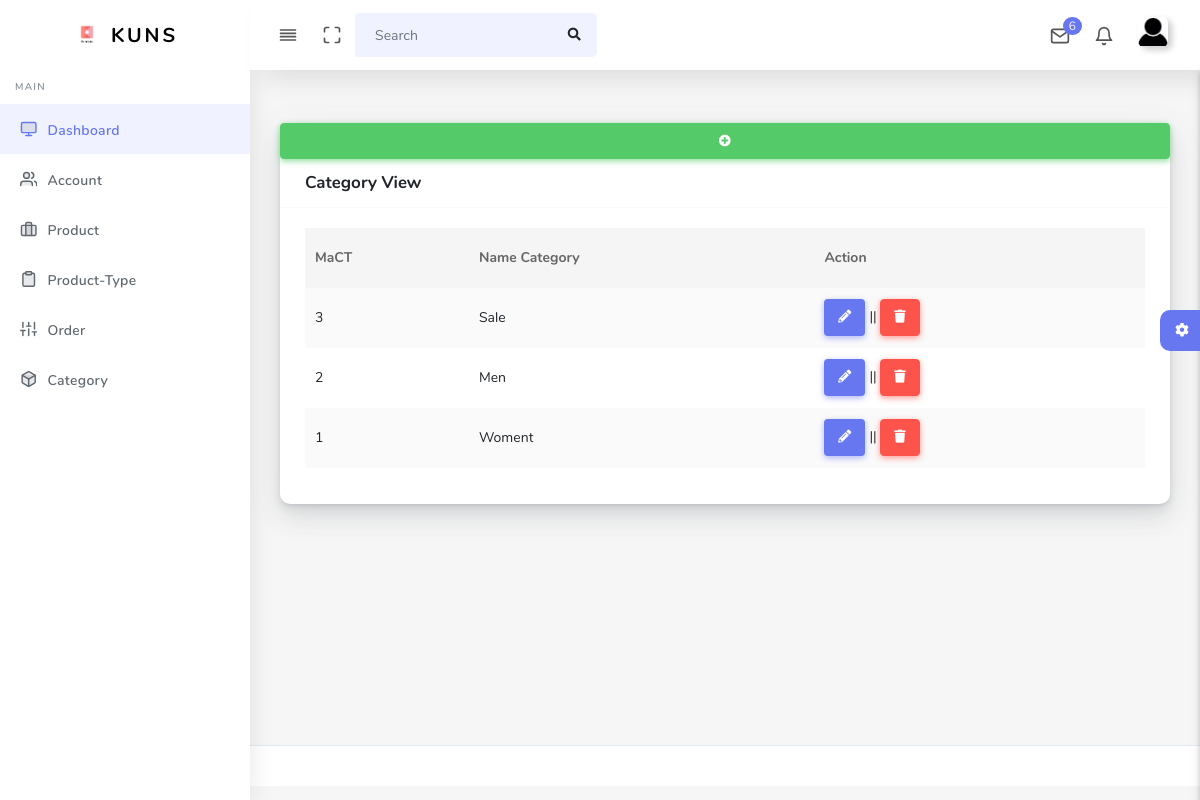
/Admin/index.php?act=view-cate (signed in), run on the app's committed database.
### tables this page shows
CREATE TABLE `danhmuc` (
  `MaDM` int(11) NOT NULL,
  `TenDM` varchar(255) DEFAULT NULL
);

### Admin/Control/category.php (called while the page is built, shortened)
<?php
require_once("Model/category_db.php");
class Category_CT
{
    var $category_md;
    public function __construct()
    {
        $this->category_md = new category();
    }
    public function list()
    {
        $data = $this->category_md->list_all_method();
        require_once("View/index.php");
    }
}

### Admin/Control/database.php (called while the page is built, shortened)
<?php
Class Database{
   public $host   = 'localhost';
   public $user   = 'root';
   public $pass   = '';
   public $dbname = 'WEB2';
   public $link;
private function connectDB(){
   $this->link = new mysqli($this->host, $this->user, $this->pass,$this->dbname);
 }
public function select($query){
  $result = $this->link->query($query) or
   die($this->link->error.__LINE__);
  if($result->num_rows > 0){
    return $result;
  } else {
    return false;
  }
 }
}

### Admin/Model/category_db.php (called while the page is built, shortened)
<?php
require_once("model.php");
class category extends Model
{
    function __construct()
    {
      $this->db = new Database();
    }
}

### Admin/Model/model.php (called while the page is built, shortened)
<?php  include './Control/database.php'; ?>
<?php
class Model
{
    var $table;
    var $method;
    function list_all_method()
    {
        $query = "select * from $this->table ORDER BY $this->method DESC ";
        require("result.php");
        return $data;
    }
}

### Admin/Model/result.php (called while the page is built)
<?php
$result = $this->db->select($query);
$data = array();
while ($row = $result->fetch_assoc()) {
    $data[] = $row;
}
?>

### Admin/View/category/view-cate.php (the view)
<div class="section-body">
    <div class="row">
      <div class="col-12">
        <div class="card">
          <a href="?act=view-cate&run=add" class="btn btn-icon btn-success"  title="Add Category" data-toggle="tooltip" ><i class="fas fa-plus-circle"></i></a>
          <div class="card-header">
            <h4>Category View</h4>
          </div>
          <div class="card-body">
            <div class="table-responsive">
              <table class="table table-striped table-hover" id="tableExport" style="width:100%;">
                <thead>
                  <tr>
                    <th>MaCT</th>
                    <th>Name Category</th>
                    <th>Action</th>
                  </tr>
                </thead>
                <tbody>
                  <?php foreach($data as $key){?>
                  <tr>
                    <td><?=$key['MaDM'] ?></td>
                    <td><?=$key['TenDM'] ?></td>
                    <td>
                      <a class="btn btn-primary btn-action mr-1" href="?act=view-cate&run=edit&id=<?=$key['MaDM']?>" data-toggle="tooltip" title="Edit"><i
                          class="fas fa-pencil-alt"></i></a>||
                      <a class="btn btn-danger btn-action" href="?act=view-cate&run=delete&id=<?php echo $key['MaDM'] ?>"><i class="fas fa-trash"></i></a>
                    </td>
                  </tr>
                <?php } ?>
                </tbody>
              </table>
            </div>
          </div>
        </div>
      </div>
    </div>
  </div>

### data on the page
danhmuc: MaDM "3", TenDM "Sale"
danhmuc: MaDM "2", TenDM "Men"
danhmuc: MaDM "1", TenDM "Woment"
